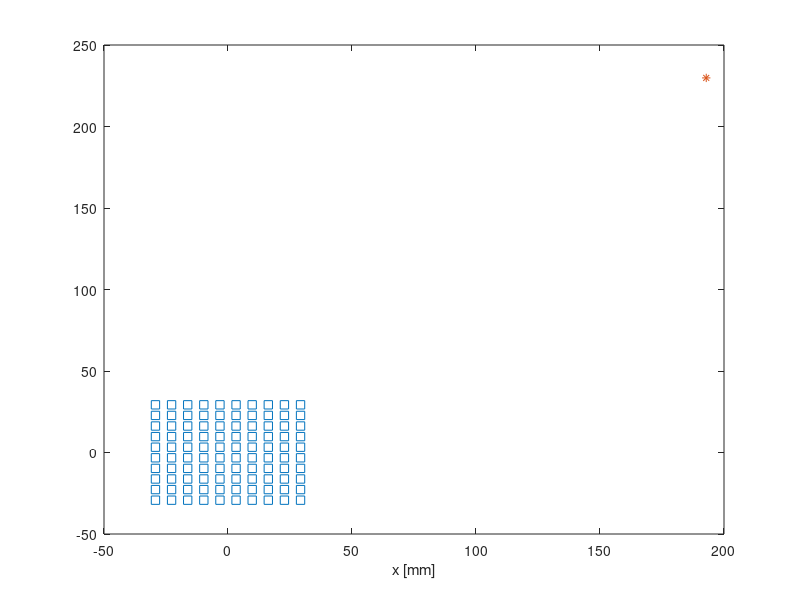

Here is the MATLAB script that generated this plot: (Note: this script raises an error after producing the figure.)
%% %%%%%%%%%%%%%%%%%%%%%%%%%%%%%%%%%%%%%%%%%%%%%%%%%%%%%%%%%%%%%%%%%%%%%%%%
%   
%           this script illustrates time-domain DAS beamforming based on
%           simulated square array response.
%             
%           Additionally, it performes phase coherence imaging anaysing
%           standard deviation of phase shift 
%                   
%
%%%%%%%%%%%%%%%%%%%%%%%%%%%%%%%%%%%%%%%%%%%%%%%%%%%%%%%%%%%%%%%%%%%%%%%%%%%

addpath('tools')

clear all 
close all
%% %%%%%%%%%%%%%%%%%%%%%%%%%%%%%%%%%%%%%%%%%%%%%%%%%%%%%%%%%%%%%%%%%%%%%%%%
% 
%                  Load the dispersion curves data
% 
%%%%%%%%%%%%%%%%%%%%%%%%%%%%%%%%%%%%%%%%%%%%%%%%%%%%%%%%%%%%%%%%%%%%%%%%%%%

load('disp_curve')  % disp curves for 2 mm alu plates 

% figure(1),  plot(f_vec,k_a,f_vec,k_s)
% xlabel('f [Hz]'), ylabel('k [rad/m]')
%% %%%%%%%%%%%%%%%%%%%%%%%%%%%%%%%%%%%%%%%%%%%%%%%%%%%%%%%%%%%%%%%%%%%%%%%%
% 
%                          Generate array topology
% 
%                                 
%%%%%%%%%%%%%%%%%%%%%%%%%%%%%%%%%%%%%%%%%%%%%%%%%%%%%%%%%%%%%%%%%%%%%%%%%%

%    SQUARE  
%%%%%%%%%%%%%%%%%%%%%%%%%%%%%%%%%%%%%%%%%%%%%%%%%%%%%%%%%%%%%%%%%%%%%%%%%%
array.dx = 6.5;               % pitch in mm
x = (1:10).*array.dx;         x = x - mean(x);

[x,y] = meshgrid(x,x); 
array.X = reshape (x,1,size(x,1)*size(y,2));
array.Y = reshape (y,1,size(y,1)*size(y,2));
array.name = 'square';
%%%%%%%%%%%%%%%%%%%%%%%%%%%%%%%%%%%%%%%%%%%%%%%%%%%%%%%%%%%%%%%%%%%%%%%%%%

% plot array elements 
figure(2),  plot(array.X,array.Y,'s'), 
xlabel('x [mm]'), ylabel('y [mm]')
title(array.name)
%% %%%%%%%%%%%%%%%%%%%%%%%%%%%%%%%%%%%%%%%%%%%%%%%%%%%%%%%%%%%%%%%%%%%%%%%%
% 
%                           signal parameters 
% 
%%%%%%%%%%%%%%%%%%%%%%%%%%%%%%%%%%%%%%%%%%%%%%%%%%%%%%%%%%%%%%%%%%%%%%%%%%%

exct.fs = 5.12e6;               % sampling f 
exct.n_sampl = 4096;            % no of samples
exct.f_exc = 100e3;             % excitation f
exct.n_cycl = 5;                % no of cycles

[w indF] = min(abs(exct.f_exc - f_vec));
wave.vph = 2*pi*f_vec(indF)./k_a(indF);     % phase velocity in m/s for excitation freq
wave.lambda = wave.vph / f_vec(indF);       % wavelength in m for excitation freq

%% %%%%%%%%%%%%%%%%%%%%%%%%%%%%%%%%%%%%%%%%%%%%%%%%%%%%%%%%%%%%%%%%%%%%%%%%
% 
%                           Target to be imaged
% 
%%%%%%%%%%%%%%%%%%%%%%%%%%%%%%%%%%%%%%%%%%%%%%%%%%%%%%%%%%%%%%%%%%%%%%%%%%%

target.r = 300;
target.theta = 50;
target.x = target.r*cosd(target.theta); 
target.y = target.r*sind(target.theta); 

figure(2),  plot(array.X,array.Y,'s', target.x,target.y,'*'),  xlabel('x [mm]')

%% %%%%%%%%%%%%%%%%%%%%%%%%%%%%%%%%%%%%%%%%%%%%%%%%%%%%%%%%%%%%%%%%%%%%%%%%
% 
%       Simulate array responses using structure's transfer function
%                          
%%%%%%%%%%%%%%%%%%%%%%%%%%%%%%%%%%%%%%%%%%%%%%%%%%%%%%%%%%%%%%%%%%%%%%%%%%%

arrayRes = simulate_array_response(array.X,array.Y,target, exct,f_vec,k_a, k_s);

%% %%%%%%%%%%%%%%%%%%%%%%%%%%%%%%%%%%%%%%%%%%%%%%%%%%%%%%%%%%%%%%%%%%%%%%%%
% 
%                       DAS beamforming
%                          
%%%%%%%%%%%%%%%%%%%%%%%%%%%%%%%%%%%%%%%%%%%%%%%%%%%%%%%%%%%%%%%%%%%%%%%%%%%

theta = 0:360;                      % azimuth in deg
r = (1:exct.n_sampl)';

im = plane_wave_DAS_2D_phs(array, arrayRes, theta, r, wave, exct) ;

%% %%%%%%%%%%%%%%%%%%%%%%%%%%%%%%%%%%%%%%%%%%%%%%%%%%%%%%%%%%%%%%%%%%%%%%%%
% 
%                      Plot the results 
%                          
%%%%%%%%%%%%%%%%%%%%%%%%%%%%%%%%%%%%%%%%%%%%%%%%%%%%%%%%%%%%%%%%%%%%%%%%%%%

axisSize = [-1, 1, -1, 1].*1500;
figure(10), subplot(2,2,1)
pcolor(im.x, im.y, im.Cphs'), shading flat, axis equal tight, axis(axisSize)
title('Phase shift DAS')
colorbar 

figure(10), subplot(2,2,2)
pcolor(im.x, im.y, im.C'), shading flat, axis equal tight, axis(axisSize)
title('Discrete-time DAS')
colorbar 

% beam pattern 
[mC indC] = max(max(im.C)); 
[mCphs indCphs] = max(max(im.Cphs)); 

figure(10), subplot(2,2,3:4)
plot(theta, 20*log10(im.C(:,indC)./mC), theta, 20*log10(im.Cphs(:,indCphs)./mCphs))
xlabel('angle [\circ]'), xlim([0 360])
ylabel('BP [dB]'), ylim([-40 0])
hlgd = legend('Discrete-time DAS','Phase shift DAS'); 
set(hlgd, 'location', 'northoutside', 'orientation', 'horizontal', 'box', 'off')

%%
figure(11), subplot(2,2,1)
pcolor(im.x, im.y, im.C'), shading flat, axis equal tight, axis(axisSize)
title('Discrete-time DAS')
colorbar 

figure(11), subplot(2,2,2)
pcolor(im.x, im.y, im.coh_C'), shading flat, axis equal tight, axis(axisSize)
title('Coherence of discr. time DAS')
colorbar 

coh_C_image = im.coh_C.* im.C; 
[m_coh_C_image indcoh_C_image] = max(max(coh_C_image)); 
BP_coh_C_image = coh_C_image(:,indcoh_C_image); 

figure(11), subplot(2,2,3)
pcolor(im.x, im.y, coh_C_image'), shading flat, axis equal tight, axis(axisSize)
title('Coherence of discr. time DAS')
colorbar 

figure(11), subplot(2,2,4)
plot(theta, 20*log10(im.C(:,indC)./mC),theta, 20*log10(BP_coh_C_image./max(BP_coh_C_image)))
xlabel('angle [\circ]'), xlim([0 360])
ylabel('BP [dB]'), ylim([-40 0])
hlgd = legend('Discrete-time DAS','Phase coherence weighted'); 
set(hlgd, 'location', 'northoutside', 'orientation', 'horizontal', 'box', 'off')

%%
figure(12), subplot(2,2,1)
pcolor(im.x, im.y, im.Cphs'), shading flat, axis equal tight, axis(axisSize)
title('Phase-shift DAS')
colorbar 

figure(12), subplot(2,2,2)
pcolor(im.x, im.y, im.coh_Cphs'), shading flat, axis equal tight, axis(axisSize)
title('Coherence of phase-shift DAS')
colorbar 

coh_Cphs_image = im.coh_Cphs.* im.Cphs; 
[m_coh_Cphs_image ind_coh_Cphs_image] = max(max(coh_Cphs_image)); 
BP_coh_Cphs_image = coh_C_image(:,ind_coh_Cphs_image)./m_coh_Cphs_image; 

figure(12), subplot(2,2,3)
pcolor(im.x, im.y, coh_Cphs_image'), shading flat, axis equal tight, axis(axisSize)
title('Coherence of discr. time DAS')
colorbar 

figure(12), subplot(2,2,4)
plot(theta, 20*log10(im.Cphs(:,indCphs)./mCphs),theta, 20*log10(BP_coh_Cphs_image./max(BP_coh_Cphs_image)))
xlabel('angle [\circ]'), xlim([0 360])
ylabel('BP [dB]'), ylim([-40 0])
hlgd = legend('Discrete-time DAS','Phase coherence weighted'); 
set(hlgd, 'location', 'northoutside', 'orientation', 'horizontal', 'box', 'off')
